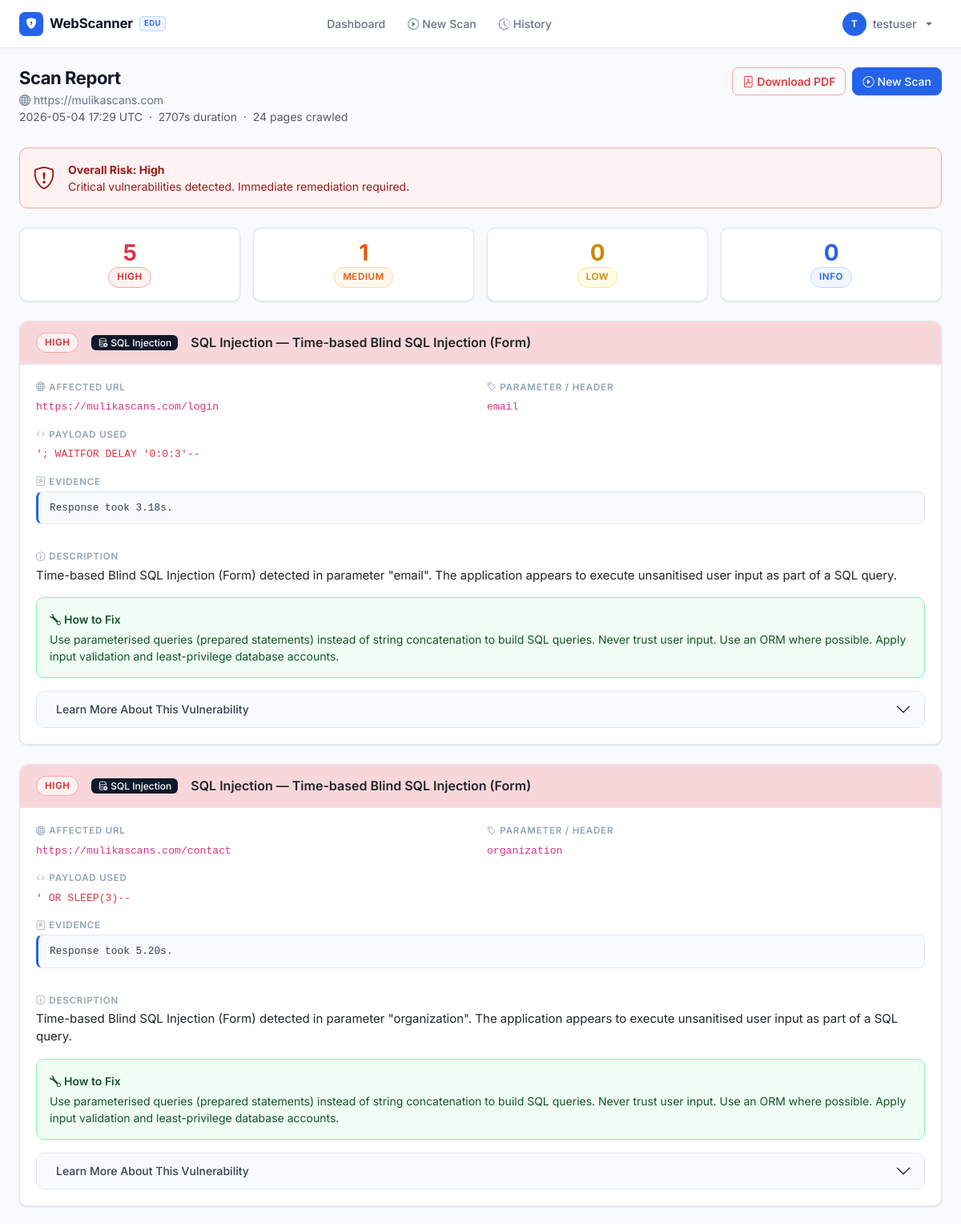
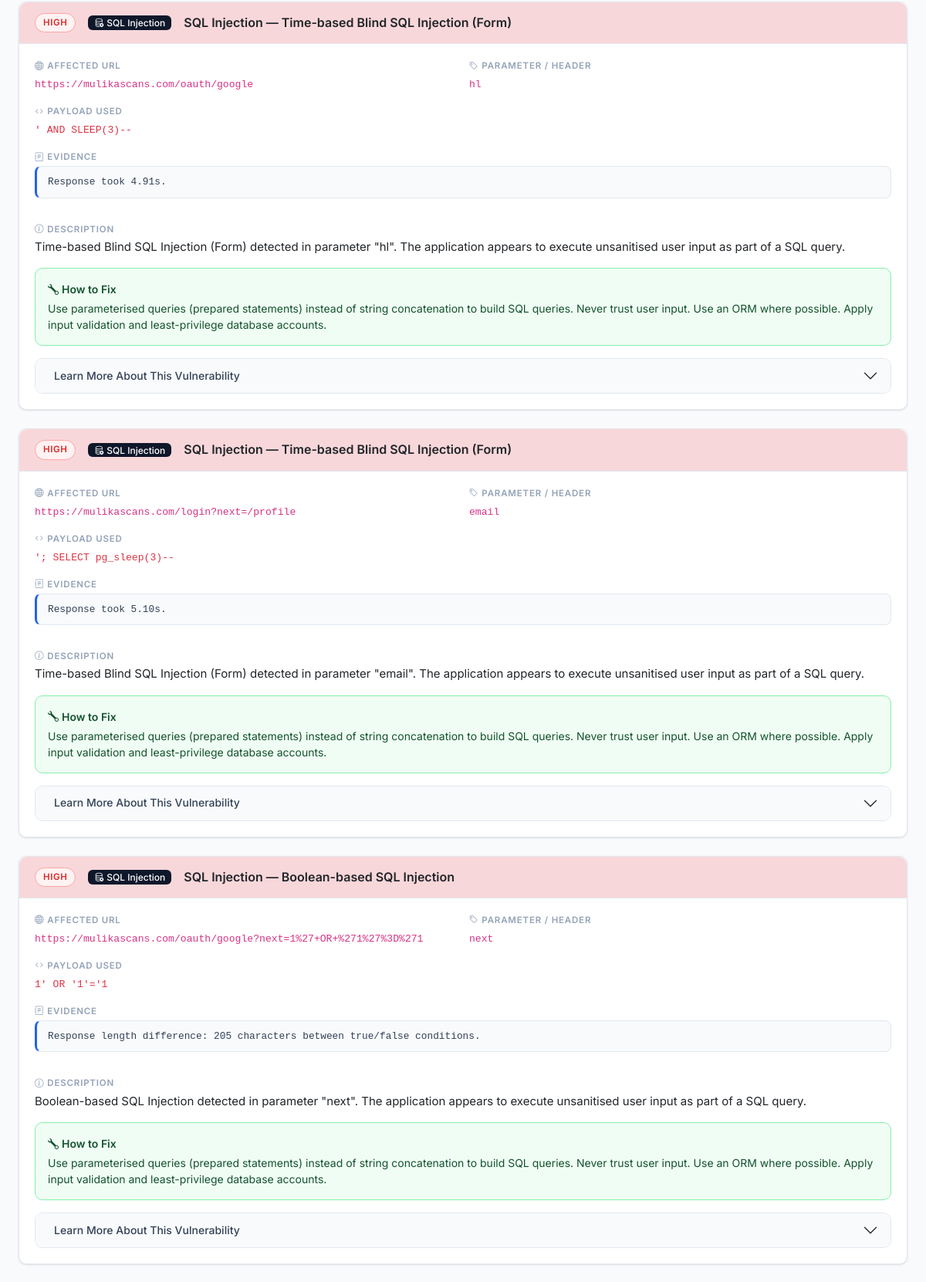
/scanner/results/8 (signed in, upper part), run on the app's committed database (2 pictures, top to bottom).
### app/models.py (models this page shows, shortened)
class User(UserMixin, db.Model):
    __tablename__ = 'users'
    id           = db.Column(db.Integer, primary_key=True)
    username     = db.Column(db.String(64), unique=True, nullable=False)
    email        = db.Column(db.String(120), unique=True, nullable=False)
    password_hash = db.Column(db.String(256), nullable=False)
    created_at   = db.Column(db.DateTime, default=lambda: datetime.now(timezone.utc))
    scans = db.relationship('Scan', backref='user', lazy='dynamic')

class Scan(db.Model):
    __tablename__ = 'scans'
    id           = db.Column(db.Integer, primary_key=True)
    user_id      = db.Column(db.Integer, db.ForeignKey('users.id'), nullable=False)
    target_url   = db.Column(db.String(2048), nullable=False)
    scan_type    = db.Column(db.String(20), default='quick')   # 'quick' or 'full'
    scan_modules = db.Column(db.String(100), default='sqli,xss,headers')
    status       = db.Column(db.String(20), default='pending')  # pending/running/completed/failed
    started_at   = db.Column(db.DateTime)
    completed_at = db.Column(db.DateTime)
    pages_crawled = db.Column(db.Integer, default=0)
    total_tests   = db.Column(db.Integer, default=0)
    error_message = db.Column(db.Text)
    findings = db.relationship('Finding', backref='scan', lazy='dynamic',
                               cascade='all, delete-orphan')
    logs     = db.relationship('ScanLog', backref='scan', lazy='dynamic',
                               cascade='all, delete-orphan')
    @property
    def duration_seconds(self):
        if self.started_at and self.completed_at:
            delta = self.completed_at - self.started_at
            return int(delta.total_seconds())
        return None

class Finding(db.Model):
    __tablename__ = 'findings'
    id                 = db.Column(db.Integer, primary_key=True)
    scan_id            = db.Column(db.Integer, db.ForeignKey('scans.id'), nullable=False)
    vuln_type          = db.Column(db.String(20), nullable=False)  # 'sqli','xss','header'
    severity           = db.Column(db.String(10), nullable=False)  # high/medium/low/info
    title              = db.Column(db.String(200), nullable=False)
    description        = db.Column(db.Text)
    affected_url       = db.Column(db.String(2048))
    affected_parameter = db.Column(db.String(200))
    payload_used       = db.Column(db.Text)
    evidence           = db.Column(db.Text)          # response snippet
    remediation        = db.Column(db.Text)
    educational_info   = db.Column(db.Text)          # JSON string with learn-more data
    created_at         = db.Column(db.DateTime, default=lambda: datetime.now(timezone.utc))

### app/scanner/routes.py (the view)
@scanner_bp.route('/results/<int:scan_id>')
@login_required
def scan_results(scan_id):
    scan     = _get_user_scan(scan_id)
    from sqlalchemy import case as sa_case
    sev_order = sa_case(
        (Finding.severity == 'high',   0),
        (Finding.severity == 'medium', 1),
        (Finding.severity == 'low',    2),
        else_=3
    )
    findings = (
        Finding.query
        .filter_by(scan_id=scan_id)
        .order_by(sev_order)
        .all()
    )
    context = build_report_context(scan, findings)
    return render_template('scanner/results.html', title='Scan Results', **context)

### app/models.py (called while the page is built)
@login_manager.user_loader
def load_user(user_id):
    return User.query.get(int(user_id))

### app/scanner/analyzer.py (called while the page is built, shortened)
def classify_overall_risk(summary):
    if summary['high'] > 0:
        return 'High'

### app/scanner/routes.py (called while the page is built)
def _get_user_scan(scan_id):
    from flask import abort
    scan = Scan.query.filter_by(id=scan_id, user_id=current_user.id).first_or_404()
    return scan

### app/templates/scanner/results.html (shortened to what this page needs)
{% extends "base.html" %}
{% block content %}
<div class="page-header d-flex align-items-start justify-content-between flex-wrap gap-3">
  <div>
    <h1 class="page-title">Scan Report</h1>
    <p class="page-sub"><i class="bi bi-globe me-1"></i>{{ scan.target_url }}</p>
    <p class="text-muted tip-text mb-0">
      {{ generated_at }} &nbsp;·&nbsp;
      {% if scan.duration_seconds %}{{ scan.duration_seconds }}s{% else %}—{% endif %} duration &nbsp;·&nbsp;
      {{ scan.pages_crawled }} pages crawled
    </p>
  </div>
  <div class="d-flex gap-2 flex-wrap">
    <a href="{{ url_for('scanner.download_pdf', scan_id=scan.id) }}" class="btn btn-outline-danger">
      <i class="bi bi-file-pdf me-1"></i>Download PDF
    </a>
    <a href="{{ url_for('scanner.new_scan') }}" class="btn btn-primary">
      <i class="bi bi-play-circle me-1"></i>New Scan
    </a>
  </div>
</div>
<div class="alert mb-4
  {% if overall_risk == 'High' %}alert-danger
  {% elif overall_risk in ('Medium', 'Low') %}alert-warning
  {% elif overall_risk == 'Informational' %}alert-info
  {% else %}alert-success{% endif %}">
  <div class="d-flex align-items-center gap-3">
    <i class="bi bi-{% if overall_risk == 'None' %}shield-check{% else %}shield-exclamation{% endif %} fs-3"></i>
    <div>
      <div class="fw-bold">Overall Risk: {{ overall_risk }}</div>
      <p class="mb-0 tip-text">
        {% if overall_risk == 'High' %}Critical vulnerabilities detected. Immediate remediation required.
        {% elif overall_risk == 'Medium' %}Medium-severity issues found. Review and remediate promptly.
        {% elif overall_risk == 'Low' %}Low-severity issues detected. Remediate during regular maintenance.
        {% elif overall_risk == 'Informational' %}Only informational findings. No critical vulnerabilities detected.
        {% else %}No vulnerabilities detected in this scan.{% endif %}
      </p>
    </div>
  </div>
</div>
<div class="row g-3 mb-4">
  <div class="col-6 col-sm-3">
    <div class="card border-0 text-center py-3">
      <div class="stat-number text-danger">{{ summary.high }}</div>
      <div class="mt-1"><span class="sev-pill high">High</span></div>
    </div>
  </div>
  <div class="col-6 col-sm-3">
    <div class="card border-0 text-center py-3">
      <div class="stat-number text-orange">{{ summary.medium }}</div>
      <div class="mt-1"><span class="sev-pill medium">Medium</span></div>
    </div>
  </div>
  <div class="col-6 col-sm-3">
    <div class="card border-0 text-center py-3">
      <div class="stat-number text-yellow">{{ summary.low }}</div>
      <div class="mt-1"><span class="sev-pill low">Low</span></div>
    </div>
  </div>
  <div class="col-6 col-sm-3">
    <div class="card border-0 text-center py-3">
      <div class="stat-number text-blue">{{ summary.info }}</div>
      <div class="mt-1"><span class="sev-pill info">Info</span></div>
    </div>
  </div>
</div>
{% for finding in findings %}
<div class="card border-0 mb-4 finding-card overflow-hidden">
  <div class="card-header d-flex align-items-center gap-3 flex-wrap
    {% if finding.severity == 'high' %}bg-danger-subtle
    {% elif finding.severity == 'medium' %}bg-warning-subtle
    {% elif finding.severity == 'low' %}bg-warning-subtle
    {% else %}bg-info-subtle{% endif %}">
    <span class="sev-pill {{ finding.severity }}">{{ finding.severity | upper }}</span>
    <span class="badge bg-dark">
      {% if finding.vuln_type == 'sqli' %}<i class="bi bi-database-x me-1"></i>SQL Injection
      {% elif finding.vuln_type == 'xss' %}<i class="bi bi-code-slash me-1"></i>XSS
      {% else %}<i class="bi bi-shield me-1"></i>Security Header{% endif %}
    </span>
    <h6 class="mb-0 fw-semibold flex-grow-1">{{ finding.title }}</h6>
  </div>
  <div class="card-body">
    <div class="row g-3 mb-3">
      <div class="col-sm-6">
        <div class="detail-label"><i class="bi bi-globe me-1"></i>Affected URL</div>
        <div><code>{{ finding.affected_url or '—' }}</code></div>
      </div>
      <div class="col-sm-6">
        <div class="detail-label"><i class="bi bi-tag me-1"></i>Parameter / Header</div>
        <div><code>{{ finding.affected_parameter or '—' }}</code></div>
      </div>
      {% if finding.payload_used %}
      <div class="col-12">
        <div class="detail-label"><i class="bi bi-code me-1"></i>Payload Used</div>
        <div><code class="text-danger">{{ finding.payload_used }}</code></div>
      </div>
      {% endif %}
      {% if finding.evidence %}
      <div class="col-12">
        <div class="detail-label"><i class="bi bi-journal-text me-1"></i>Evidence</div>
        <pre class="evidence-box text-wrap">{{ finding.evidence }}</pre>
      </div>
      {% endif %}
    </div>
    {% if finding.description %}
    <div class="mb-3">
      <div class="detail-label"><i class="bi bi-info-circle me-1"></i>Description</div>
      <p class="mb-0">{{ finding.description }}</p>
    </div>
    {% endif %}
    {% if finding.remediation %}
    <div class="alert alert-success mb-3">
      <div class="fw-semibold mb-1"><i class="bi bi-wrench me-1"></i>How to Fix</div>
      <p class="mb-0 tip-text">{{ finding.remediation }}</p>
    </div>
    {% endif %}
    {% if finding.edu %}
    <div class="accordion" id="acc_{{ finding.id }}">
      <div class="accordion-item">
        <h2 class="accordion-header">
          <button class="accordion-button collapsed" type="button"
                  data-bs-toggle="collapse" data-bs-target="#learn_{{ finding.id }}">
            Learn More About This Vulnerability
          </button>
        </h2>
      </div>
    </div>
    {% endif %}
  </div>
</div>
{% endfor %}
{% endblock %}

### app/templates/base.html (shortened to what this page needs)
<!DOCTYPE html>
<html lang="en">
<head>
  <link href="https://cdn.jsdelivr.net/npm/bootstrap@5.3.2/dist/css/bootstrap.min.css" rel="stylesheet">
  <link href="https://cdn.jsdelivr.net/npm/bootstrap-icons@1.11.3/font/bootstrap-icons.min.css" rel="stylesheet">
  <link rel="stylesheet" href="{{ url_for('static', filename='css/style.css') }}">
</head>
<body>
<nav class="navbar navbar-expand-lg sticky-top">
  <div class="container-fluid px-4">
    <a class="navbar-brand" href="{{ url_for('dashboard.index') }}">
      <div class="brand-icon"><i class="bi bi-shield-lock-fill"></i></div>
      <span>WebScanner</span>
      <span class="brand-tag">EDU</span>
    </a>
    <div class="collapse navbar-collapse" id="navMenu">
      {% if current_user.is_authenticated %}
      <ul class="navbar-nav mx-auto mb-2 mb-lg-0 gap-1">
        <li class="nav-item">
          <a class="nav-link {% if request.endpoint == 'dashboard.index' %}active{% endif %}"
             href="{{ url_for('dashboard.index') }}">
            Dashboard
          </a>
        </li>
        <li class="nav-item">
          <a class="nav-link {% if request.endpoint == 'scanner.new_scan' %}active{% endif %}"
             href="{{ url_for('scanner.new_scan') }}">
            <i class="bi bi-play-circle me-1"></i>New Scan
          </a>
        </li>
        <li class="nav-item">
          <a class="nav-link {% if request.endpoint == 'scanner.scan_history' %}active{% endif %}"
             href="{{ url_for('scanner.scan_history') }}">
            <i class="bi bi-clock-history me-1"></i>History
          </a>
        </li>
      </ul>
      <ul class="navbar-nav ms-auto">
        <li class="nav-item dropdown">
          <a class="nav-link dropdown-toggle d-flex align-items-center gap-2 pe-0"
             href="#" role="button" data-bs-toggle="dropdown" aria-expanded="false">
            <div class="user-avatar">{{ current_user.username[0].upper() }}</div>
            <span class="nav-username">{{ current_user.username }}</span>
          </a>
        </li>
      </ul>
      {% endif %}
    </div>
  </div>
</nav>
<main class="py-4">
  <div class="container-fluid px-4">
    {% block content %}{% endblock %}
  </div>
</main>
</body>
</html>

### data on the page
User: username "T", username "testuser"
Scan: target_url "https://mulikascans.com", duration_seconds "2707", pages_crawled "24"
Finding: severity "HIGH", vuln_type "sqli" (drawn), title "SQL Injection — Time-based Blind SQL Injection (Form)", affected_url "https://mulikascans.com/login", affected_parameter "email", payload_used "'; WAITFOR DELAY '0:0:3'--", evidence "Response took 3.18s.", description "Time-based Blind SQL Injection (Form) detected in parameter \"email\". The application appears to execute unsanitised user input as part of a SQL query.", remediation "Use parameterised queries (prepared statements) instead of string concatenation to build SQL queries. Never trust user input. Use an ORM where possible. Apply input validation and least-privilege database accounts."
Finding: severity "HIGH", vuln_type "sqli" (drawn), title "SQL Injection — Time-based Blind SQL Injection (Form)", affected_url "https://mulikascans.com/contact", affected_parameter "organization", payload_used "' OR SLEEP(3)--", evidence "Response took 5.20s.", description "Time-based Blind SQL Injection (Form) detected in parameter \"organization\". The application appears to execute unsanitised user input as part of a SQL query.", remediation "Use parameterised queries (prepared statements) instead of string concatenation to build SQL queries. Never trust user input. Use an ORM where possible. Apply input validation and least-privilege database accounts."
Finding: severity "HIGH", vuln_type "sqli" (drawn), title "SQL Injection — Time-based Blind SQL Injection (Form)", affected_url "https://mulikascans.com/oauth/google", affected_parameter "hl", payload_used "' AND SLEEP(3)--", evidence "Response took 4.91s.", description "Time-based Blind SQL Injection (Form) detected in parameter \"hl\". The application appears to execute unsanitised user input as part of a SQL query.", remediation "Use parameterised queries (prepared statements) instead of string concatenation to build SQL queries. Never trust user input. Use an ORM where possible. Apply input validation and least-privilege database accounts."
Finding: severity "HIGH", vuln_type "sqli" (drawn), title "SQL Injection — Time-based Blind SQL Injection (Form)", affected_url "https://mulikascans.com/login?next=/profile", affected_parameter "email", payload_used "'; SELECT pg_sleep(3)--", evidence "Response took 5.10s.", description "Time-based Blind SQL Injection (Form) detected in parameter \"email\". The application appears to execute unsanitised user input as part of a SQL query.", remediation "Use parameterised queries (prepared statements) instead of string concatenation to build SQL queries. Never trust user input. Use an ORM where possible. Apply input validation and least-privilege database accounts."
Finding: severity "HIGH", vuln_type "sqli" (drawn), title "SQL Injection — Boolean-based SQL Injection", affected_url "https://mulikascans.com/oauth/google?next=1%27+OR+%271%27%3D%271", affected_parameter "next", payload_used "1' OR '1'='1", evidence "Response length difference: 205 characters between true/false conditions.", description "Boolean-based SQL Injection detected in parameter \"next\". The application appears to execute unsanitised user input as part of a SQL query.", remediation "Use parameterised queries (prepared statements) instead of string concatenation to build SQL queries. Never trust user input. Use an ORM where possible. Apply input validation and least-privilege database accounts."

### other printed values
{{ overall_risk }} "High"
{{ summary.high }} "5"
{{ summary.medium }} "1"
{{ summary.low }} "0"
{{ summary.info }} "0"
